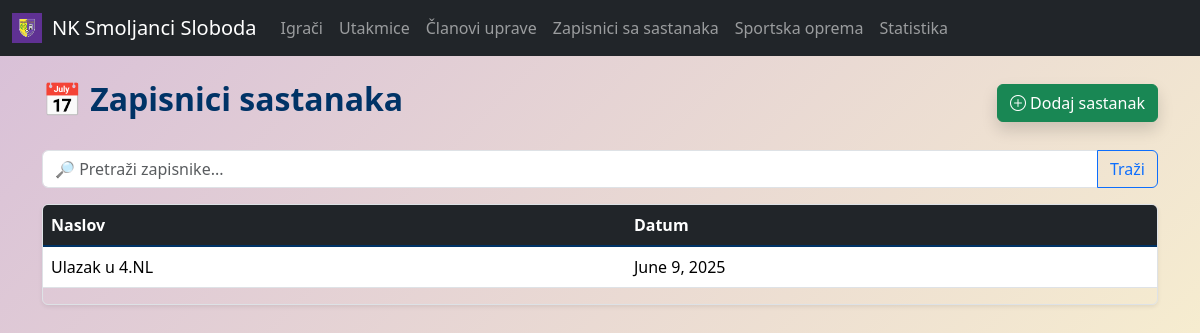
The app's page /meetings/, older data.
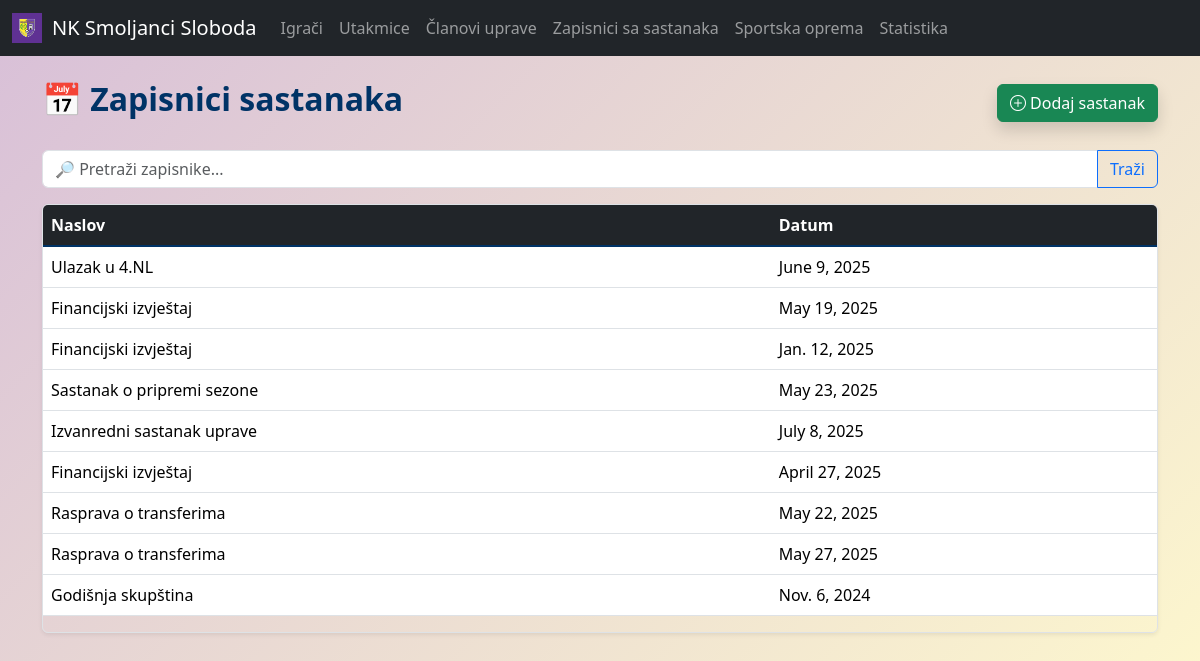
The same page, newer data.
### main/models.py (models this page shows, shortened)
class Meeting(models.Model):
    date = models.DateField()
    title = models.CharField(max_length=200)
    notes = models.TextField()
    attendees = models.ManyToManyField(StaffMember, related_name='meetings_attended')

### main/views.py (the view)
# urls.py: path('meetings/', views.meeting_list, name='meeting-list'),
def meeting_list(request):
    query = request.GET.get("q", "")
    meetings = Meeting.objects.all()
    if query:
        meetings = meetings.filter(
            Q(title__icontains=query) | Q(notes__icontains=query)
        )
    return render(request, 'main/meeting/meeting_list.html', {'meetings': meetings})

### templates/main/meeting/meeting_list.html (shortened to what this page needs)
{% extends 'main/base.html' %}
{% block content %}
<div class="container my-4">
  <div class="d-flex justify-content-between align-items-center mb-4">
    <h2 class="fw-bold">📅 Zapisnici sastanaka</h2>
    <a class="btn btn-success shadow" href="{% url 'main:meeting_create' %}">
      <i class="bi bi-plus-circle"></i> Dodaj sastanak
    </a>
  </div>
  <form method="get" class="mb-3">
    <div class="input-group">
      <input
        type="text"
        name="q"
        class="form-control"
        placeholder="🔎 Pretraži zapisnike..."
        value="{{ request.GET.q }}"
      />
      <button class="btn btn-outline-primary" type="submit">Traži</button>
    </div>
  </form>
  <div class="table-responsive shadow-sm rounded border">
    <table class="table table-hover align-middle">
      <thead class="table-dark">
        <tr>
          <th>Naslov</th>
          <th>Datum</th>
        </tr>
      </thead>
      <tbody class="table-group-divider">
        {% for meeting in meetings %}
        <tr
          class="table-row-clickable"
          data-href="{% url 'main:meeting_detail' meeting.id %}"
        >
          <td>{{ meeting.title }}</td>
          <td>{{ meeting.date }}</td>
        </tr>
        {% empty %}
        <tr>
          <td colspan="2" class="text-center text-muted py-4">
            Nema zapisa sastanaka. 🗒️
          </td>
        </tr>
        {% endfor %}
      </tbody>
    </table>
  </div>
</div>
{% endblock %}

Row changes from the older to the newer data that the page shows:
added Meeting: title "Financijski izvještaj", date "May 19, 2025"
added Meeting: title "Financijski izvještaj", date "Jan. 12, 2025"
added Meeting: title "Sastanak o pripremi sezone", date "May 23, 2025"
added Meeting: title "Izvanredni sastanak uprave", date "July 8, 2025"
added Meeting: title "Financijski izvještaj", date "April 27, 2025"
added Meeting: title "Rasprava o transferima", date "May 22, 2025"
added Meeting: title "Rasprava o transferima", date "May 27, 2025"
added Meeting: title "Godišnja skupština", date "Nov. 6, 2024"
